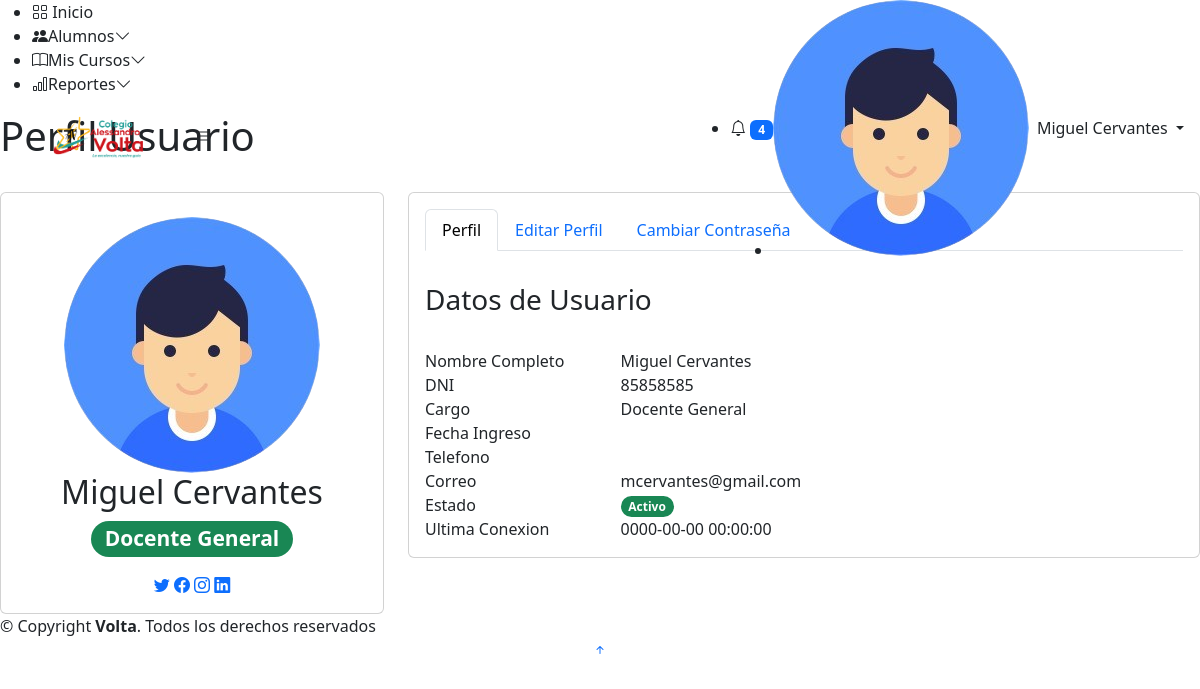
Screenshot of /perfil (signed in) with the database file from the repository.
### tables this page shows
CREATE TABLE `personal`  (
  `idPersonal` int NOT NULL AUTO_INCREMENT,
  `idUsuario` int NOT NULL,
  `idTipoPersonal` int NOT NULL,
  `celularPersonal` varchar(25) NULL DEFAULT NULL,
  `fechaContratacion` date NULL DEFAULT NULL,
  `correoPersonal` varchar(150) NULL DEFAULT NULL,
  `nombrePersonal` varchar(150) NOT NULL,
  `apellidoPersonal` varchar(150) NOT NULL,
  `fechaCreacion` datetime NOT NULL,
  `fechaActualizacion` datetime NOT NULL,
  `usuarioCreacion` int NOT NULL,
  `usuarioActualizacion` int NOT NULL,
  PRIMARY KEY (`idPersonal`) USING BTREE,
  INDEX `fk_personal_tipopersonal`(`idTipoPersonal`) USING BTREE,
  INDEX `fk_personal_usuario`(`idUsuario`) USING BTREE,
  CONSTRAINT `fk_personal_tipopersonal` FOREIGN KEY (`idTipoPersonal`) REFERENCES `tipo_personal` (`idTipoPersonal`) ON DELETE RESTRICT ON UPDATE RESTRICT,
  CONSTRAINT `fk_personal_usuario` FOREIGN KEY (`idUsuario`) REFERENCES `usuario` (`idUsuario`) ON DELETE RESTRICT ON UPDATE RESTRICT
);

CREATE TABLE `usuario`  (
  `idUsuario` int NOT NULL AUTO_INCREMENT,
  `idTipoUsuario` int NOT NULL,
  `correoUsuario` varchar(150) NOT NULL,
  `password` varchar(200) NOT NULL,
  `nombreUsuario` varchar(150) NOT NULL,
  `apellidoUsuario` varchar(150) NOT NULL,
  `dniUsuario` varchar(20) NOT NULL,
  `estadoUsuario` int NOT NULL,
  `ultimaConexion` datetime NOT NULL,
  `fechaCreacion` datetime NOT NULL,
  `fechaActualizacion` datetime NOT NULL,
  `usuarioCreacion` int NOT NULL,
  `usuarioActualizacion` int NOT NULL,
  PRIMARY KEY (`idUsuario`) USING BTREE,
  INDEX `fk_usuario_tipousuario`(`idTipoUsuario`) USING BTREE,
  CONSTRAINT `fk_usuario_tipousuario` FOREIGN KEY (`idTipoUsuario`) REFERENCES `tipo_usuario` (`idTipoUsuario`) ON DELETE RESTRICT ON UPDATE RESTRICT
);

### views/modules/perfil.php (the view, shortened to what the rows shown need)
<?php
$idTipoUsuario = $_SESSION["tipoUsuario"];
$idUsuario = $_SESSION["idUsuario"];
if ($idTipoUsuario == 1 || $idTipoUsuario == 5) {
  $perfilUsuario = ControllerPerfil::ctrGetAllPerfilUsuario($idUsuario);
  $perfilUsuarioDataEdit = ControllerPerfil::ctrGetAllPerfilUsuarioDataEdit($idUsuario);
} else {
  $perfilPersonal = ControllerPerfil::ctrGetAllPerfilPersonal($idUsuario);
}
?>
<?php if ($idTipoUsuario == 1 || $idTipoUsuario == 5) { ?>
  <main id="main" class="main">
    <div class="pagetitle">
      <h1>Perfil Usuario</h1><br>
    </div>
    <section class="section profile">
      <div class="row">
        <div class="col-xl-4">
          <div class="card">
            <div class="card-body profile-card pt-4 d-flex flex-column align-items-center">
              <img src="assets/img/usuario.png" alt="Profile" class="rounded-circle">
              <h2>
                <?php echo $perfilUsuario["nombreUsuario"] . " " . $perfilUsuario["apellidoUsuario"]; ?>
              </h2>
              <h3>
                <?php echo FunctionPerfil::getTipoPerfilUsuario($perfilUsuario["idTipoUsuario"]); ?>
              </h3>
              <div class="social-links mt-2">
                <a href="#" class="twitter"><i class="bi bi-twitter"></i></a>
                <a href="#" class="facebook"><i class="bi bi-facebook"></i></a>
                <a href="#" class="instagram"><i class="bi bi-instagram"></i></a>
                <a href="#" class="linkedin"><i class="bi bi-linkedin"></i></a>
              </div>
            </div>
          </div>
        </div>
        <div class="col-xl-8">
          <div class="card">
            <div class="card-body pt-3">
              <ul class="nav nav-tabs nav-tabs-bordered">
                <li class="nav-item">
                  <button class="nav-link active" data-bs-toggle="tab" data-bs-target="#profile-overview">Perfil</button>
                </li>
                <li class="nav-item">
                  <button class="nav-link" data-bs-toggle="tab" data-bs-target="#profile-edit">Editar Perfil</button>
                </li>
                <li class="nav-item">
                  <button class="nav-link" data-bs-toggle="tab" data-bs-target="#profile-change-password">Cambiar
                    Contraseña</button>
                </li>
              </ul>
              <div class="tab-content pt-2">
                <div class="tab-pane fade show active profile-overview" id="profile-overview">
                  <br>
                  <h3>Datos de Usuario</h3><br>
                  <div class="row">
                    <div class="col-lg-3 col-md-4 label ">Nombre Completo</div>
                    <div class="col-lg-9 col-md-8">
                      <?php echo $perfilUsuario["nombreUsuario"] . " " . $perfilUsuario["apellidoUsuario"]; ?>
                    </div>
                  </div>
                  <div class="row">
                    <div class="col-lg-3 col-md-4 label ">DNI</div>
                    <div class="col-lg-9 col-md-8">
                      <?php echo $perfilUsuario["dniUsuario"]; ?>
                    </div>
                  </div>
                  <div class="row">
                    <div class="col-lg-3 col-md-4 label">Cargo</div>
                    <div class="col-lg-9 col-md-8">
                      <?php echo FunctionPerfil::getTipoPerfilUsuarioTxt($perfilUsuario["idTipoUsuario"]); ?>
                    </div>
                  </div>
                  <div class="row">
                    <div class="col-lg-3 col-md-4 label">Correo</div>
                    <div class="col-lg-9 col-md-8">
                      <?php echo $perfilUsuario["correoUsuario"]; ?>
                    </div>
                  </div>
                  <div class="row">
                    <div class="col-lg-3 col-md-4 label">Estado</div>
                    <div class="col-lg-9 col-md-8">
                      <?php echo FunctionPerfil::getEstadoPerfil($perfilUsuario["estadoUsuario"]); ?>
                    </div>
                  </div>
                  <div class="row">
                    <div class="col-lg-3 col-md-4 label">Ultima Conexion</div>
                    <div class="col-lg-9 col-md-8">
                      <?php echo $perfilUsuario["ultimaConexion"]; ?>
                    </div>
                  </div>
                </div>
                <div class="tab-pane fade profile-edit pt-3" id="profile-edit">
                  <form>
                    <div class="row mb-3">
                      <div class="col-md-8 col-lg-9">
                        <img src="assets/img/usuario.png" alt="Profile">
                        <div class="pt-2">
                          <a href="#" class="btn btn-primary btn-sm" title="Upload new profile image"><i
                              class="bi bi-upload"></i></a>
                          <a href="#" class="btn btn-danger btn-sm" title="Remove my profile image"><i
                              class="bi bi-trash"></i></a>
                        </div>
                      </div>
                    </div>
                    <div class="row mb-3">
                      <label for="fullName" class="col-md-4 col-lg-3 col-form-label">Nombre</label>
                      <div class="col-md-8 col-lg-9">
                        <input name="fullName" type="text"  id="fullName" value="<?php echo $perfilUsuario["nombreUsuario"]; ?>">
                      </div>
                    </div>
                    <div class="row mb-3">
                      <label for="fullLastName" class="col-md-4 col-lg-3 col-form-label">Apellido</label>
                      <div class="col-md-8 col-lg-9">
                        <input name="fullLastName" type="text"  id="fullLastName" value="<?php echo $perfilUsuario["apellidoUsuario"]; ?>">
                      </div>
                    </div>
                    <div class="row mb-3">
                      <label for="company" class="col-md-4 col-lg-3 col-form-label">DNI</label>
                      <div class="col-md-8 col-lg-9">
                        <input name="company" type="text" id="company" autocomplete="off"
                          value="<?php echo $perfilUsuario["dniUsuario"]; ?>">
                      </div>
                    </div>
                    <div class="row mb-3">
                      <label for="Email" class="col-md-4 col-lg-3 col-form-label">Correo</label>
                      <div class="col-md-8 col-lg-9">
                        <input name="email" type="email" id="Email" autocomplete="email" value="<?php echo $perfilUsuario["correoUsuario"]; ?>" disabled>
                      </div>
                    </div>
                    <div class="row mb-3">
                      <label for="Twitter" class="col-md-4 col-lg-3 col-form-label">Twitter Profile</label>
                      <div class="col-md-8 col-lg-9">
                        <input name="twitter" type="text"  id="Twitter" value="https://twitter.com/#">
                      </div>
                    </div>
                    <div class="row mb-3">
                      <label for="Facebook" class="col-md-4 col-lg-3 col-form-label">Facebook Profile</label>
                      <div class="col-md-8 col-lg-9">
                        <input name="facebook" type="text"  id="Facebook"
                          value="https://facebook.com/#">
                      </div>
                    </div>
                    <div class="row mb-3">
                      <label for="Instagram" class="col-md-4 col-lg-3 col-form-label">Instagram Profile</label>
                      <div class="col-md-8 col-lg-9">
                        <input name="instagram" type="text"  id="Instagram"
                          value="https://instagram.com/#">
                      </div>
                    </div>
                    <div class="row mb-3">
                      <label for="Linkedin" class="col-md-4 col-lg-3 col-form-label">Linkedin Profile</label>
                      <div class="col-md-8 col-lg-9">
                        <input name="linkedin" type="text"  id="Linkedin"
                          value="https://linkedin.com/#">
                      </div>
                    </div>
                    <div class="text-center">
                      <button type="submit" class="btn btn-primary">Save Changes</button>
                    </div>
                  </form>
                </div>
                <div class="tab-pane fade pt-3" id="profile-change-password">
                  <form>
                    <div class="row mb-3">
                      <label for="currentPassword" class="col-md-4 col-lg-3 col-form-label">Contraseña Anterior</label>
                      <div class="col-md-8 col-lg-9">
                        <input name="password" type="password"  id="currentPassword">
                      </div>
                    </div>
                    <div class="row mb-3">
                      <label for="newPassword" class="col-md-4 col-lg-3 col-form-label">Nueva Contraseña</label>
                      <div class="col-md-8 col-lg-9">
                        <input name="newpassword" type="password"  id="newPassword">
                      </div>
                    </div>
                    <div class="row mb-3">
                      <label for="renewPassword" class="col-md-4 col-lg-3 col-form-label">Confirmar Contraseña</label>
                      <div class="col-md-8 col-lg-9">
                        <input name="renewpassword" type="password"  id="renewPassword">
                      </div>
                    </div>
                    <div class="text-center">
                      <button type="submit" class="btn btn-primary">Cambiar Contraseña</button>
                    </div>
                  </form>
                </div>
              </div>
            </div>
          </div>
        </div>
      </div>
    </section>
  </main>
<?php } else { ?>
  <main id="main" class="main">
    <div class="pagetitle">
      <h1>Perfil Usuario</h1><br>
    </div>
    <section class="section profile">
      <div class="row">
        <div class="col-xl-4">
          <div class="card">
            <div class="card-body profile-card pt-4 d-flex flex-column align-items-center">
              <img src="assets/img/usuario.png" alt="Profile" class="rounded-circle">
              <h2>
                <?php echo $perfilPersonal["nombrePersonal"] . " " . $perfilPersonal["apellidoPersonal"]; ?>
              </h2>
              <h3>
                <?php echo FunctionPerfil::getTipoPerfilPersonal($perfilPersonal["idTipoPersonal"]); ?>
              </h3>
              <div class="social-links mt-2">
                <a href="#" class="twitter"><i class="bi bi-twitter"></i></a>
                <a href="#" class="facebook"><i class="bi bi-facebook"></i></a>
                <a href="#" class="instagram"><i class="bi bi-instagram"></i></a>
                <a href="#" class="linkedin"><i class="bi bi-linkedin"></i></a>
              </div>
            </div>
          </div>
        </div>
        <div class="col-xl-8">
          <div class="card">
            <div class="card-body pt-3">
              <ul class="nav nav-tabs nav-tabs-bordered">
                <li class="nav-item">
                  <button class="nav-link active" data-bs-toggle="tab" data-bs-target="#profile-overview">Perfil</button>
                </li>
                <li class="nav-item">
                  <button class="nav-link" data-bs-toggle="tab" data-bs-target="#profile-edit">Editar Perfil</button>
                </li>
                <li class="nav-item">
                  <button class="nav-link" data-bs-toggle="tab" data-bs-target="#profile-change-password">Cambiar
                    Contraseña</button>
                </li>
              </ul>
              <div class="tab-content pt-2">
                <div class="tab-pane fade show active profile-overview" id="profile-overview">
                  <br>
                  <h3>Datos de Usuario</h3><br>
                  <div class="row">
                    <div class="col-lg-3 col-md-4 label ">Nombre Completo</div>
                    <div class="col-lg-9 col-md-8">
                      <?php echo $perfilPersonal["nombrePersonal"] . " " . $perfilPersonal["apellidoPersonal"]; ?>
                    </div>
                  </div>
                  <div class="row">
                    <div class="col-lg-3 col-md-4 label ">DNI</div>
                    <div class="col-lg-9 col-md-8">
                      <?php echo $perfilPersonal["dniUsuario"]; ?>
                    </div>
                  </div>
                  <div class="row">
                    <div class="col-lg-3 col-md-4 label">Cargo</div>
                    <div class="col-lg-9 col-md-8">
                      <?php echo FunctionPerfil::getTipoPerfilPersonalTxt($perfilPersonal["idTipoPersonal"]); ?>
                    </div>
                  </div>
                  <div class="row">
                    <div class="col-lg-3 col-md-4 label">Fecha Ingreso</div>
                    <div class="col-lg-9 col-md-8">
                    </div>
                  </div>
                  <div class="row">
                    <div class="col-lg-3 col-md-4 label">Telefono</div>
                    <div class="col-lg-9 col-md-8">
                    </div>
                  </div>
                  <div class="row">
                    <div class="col-lg-3 col-md-4 label">Correo</div>
                    <div class="col-lg-9 col-md-8">
                      <?php echo $perfilPersonal["correoPersonal"]; ?>
                    </div>
                  </div>
                  <div class="row">
                    <div class="col-lg-3 col-md-4 label">Estado</div>
                    <div class="col-lg-9 col-md-8">
                      <?php echo FunctionPerfil::getEstadoPerfil($perfilPersonal["estadoUsuario"]); ?>
                    </div>
                  </div>
                  <div class="row">
                    <div class="col-lg-3 col-md-4 label">Ultima Conexion</div>
                    <div class="col-lg-9 col-md-8">
                      <?php echo $perfilPersonal["ultimaConexion"]; ?>
                    </div>
                  </div>
                </div>
              </div>
            </div>
          </div>
        </div>
      </div>
    </section>
  </main>
<?php } ?>

### rows the page displays
personal: nombrePersonal "Miguel", apellidoPersonal "Cervantes", idUsuario.dniUsuario "85858585", idTipoPersonal "Docente General", correoPersonal "mcervantes@gmail.com", idUsuario.ultimaConexion "0000-00-00 00:00:00"

### other values shown
$_SESSION["nombreCompleto"] "Miguel Cervantes"
